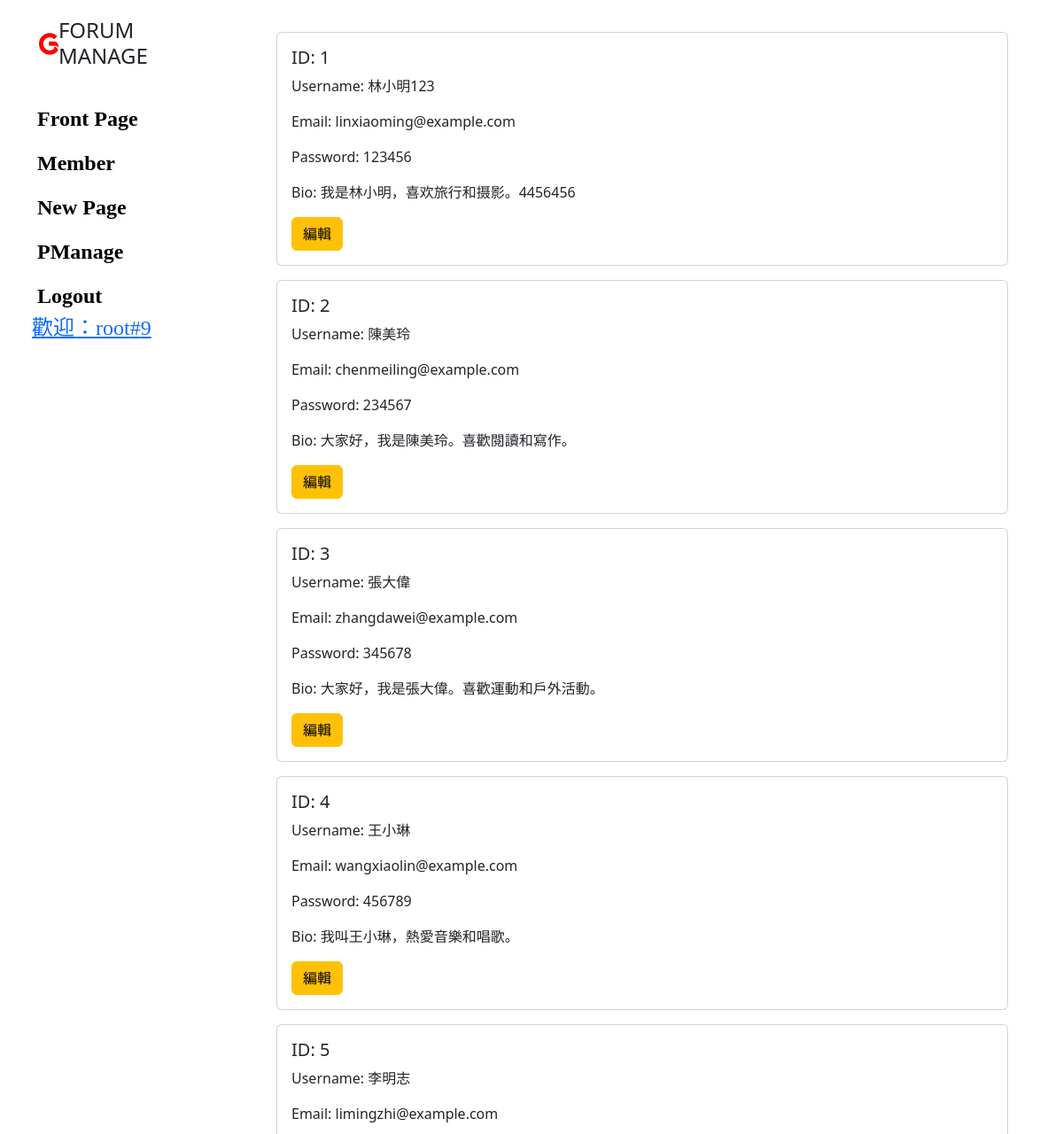
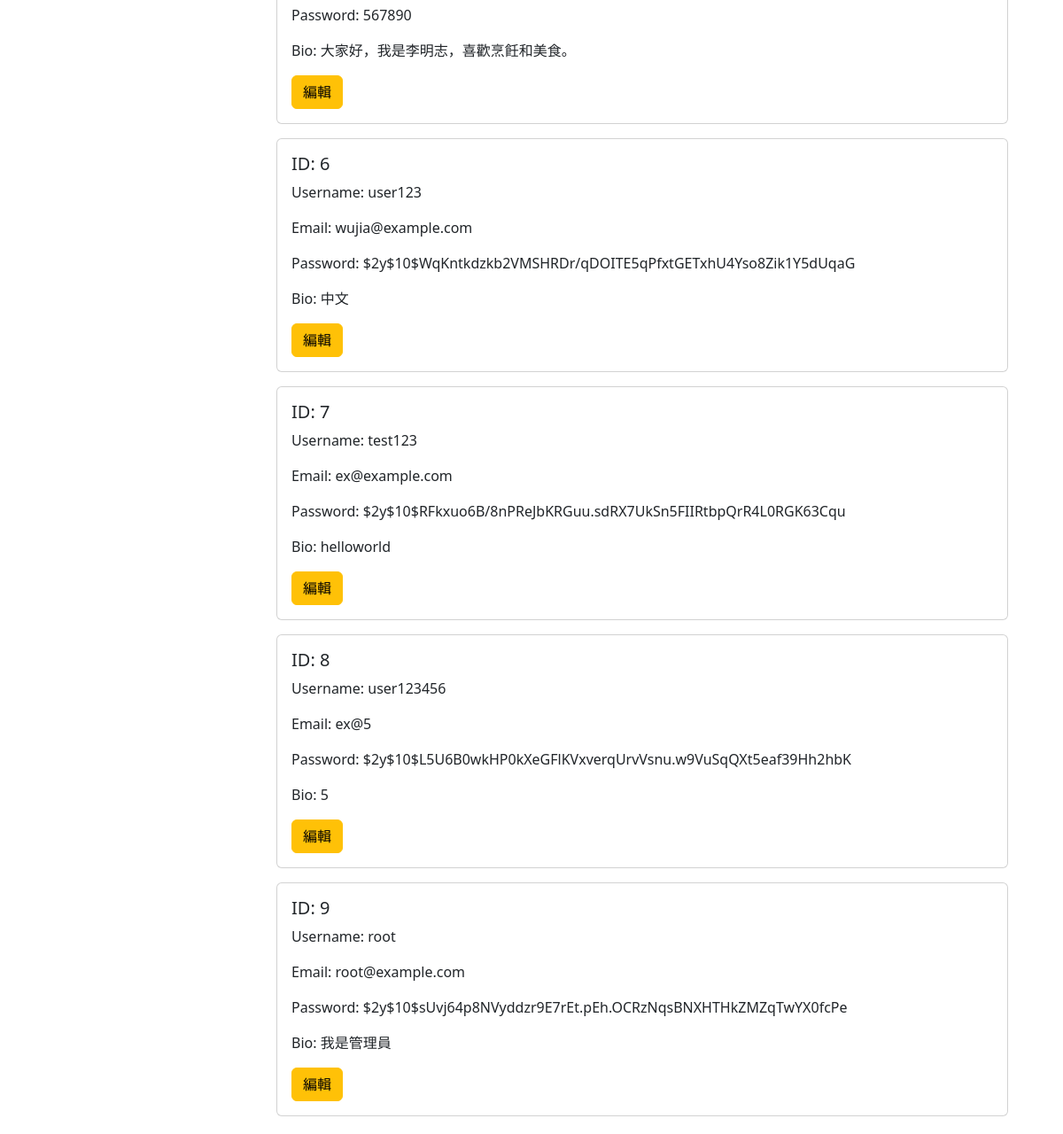
Page /Sql_Select.php (signed in) on the committed database (2 pictures, top to bottom).
### tables this page shows
CREATE TABLE `client` (
  `client_id` int(11) NOT NULL,
  `username` varchar(255) NOT NULL,
  `email` varchar(255) NOT NULL,
  `password` varchar(255) NOT NULL,
  `bio` text DEFAULT NULL
);

### Sql_Select.php (the view, shortened to what this page needs)
<link href="https://cdn.jsdelivr.net/npm/bootstrap@5.3.0/dist/css/bootstrap.min.css" rel="stylesheet">
<?php
require_once "Sql_Login.php";
require_once "cdn.php";
try {
    $sql = "SELECT * FROM client";
    $stmt = $pdo->query($sql);
    $stmt->execute();
    $results = $stmt->fetchAll(PDO::FETCH_ASSOC);
} catch (PDOException $e) {
    die("Error: " . $e->getMessage());
}
?>
<div class="container">
    <div class="sidebar">
        <h4 class="mb-4 text-dark">
            <i class="fa-brands fa-gofore fs-3 mt-3 ps-4" style="color:red"></i>
            FORUM MANAGE
        </h4>
        <ul class="nav flex-column">
        <li class="nav-item ">
                    <a class="nav-link" href="login.php ">
                        Front Page
                    </a>
                </li>
                <li class="nav-item">
                    <a class="nav-link" href="Sql_Select.php">
                        Member
                    </a>
                </li>
                <li class="nav-item">
                    <a class="nav-link" href="page_insert.php">
                        New Page
                    </a>
                </li>
                <li class="nav-item">
                    <a class="nav-link" href="page_Select.php">
                        PManage
                    </a>
                </li>
                <li class="nav-item">
                    <a class="nav-link" href="logout.php?logout=true">
                        Logout
                    </a>
                </li>
            <li class="nav-item">
                <a class="">
                    <?php
                    if (isset($_SESSION['username'], $_SESSION['id'])) {
                        $username = $_SESSION['username'];
                        $id = $_SESSION['id'];
                    ?><a class="animated-text ms-3">
                            <?php echo "歡迎：" . $username . "#" . $id . "<br>"; ?>
                        </a>
                    <?php } else {
                        echo "未登入";
                    }
                    ?>
                </a>
            </li>
        </ul>
    </div>
    <div class="content">
        <?php
        foreach ($results as $row) : ?>
            <div class="card mt-3">
                <div class="card-body">
                    <h5 class="card-title">ID:
                        <?php echo $row['client_id']; ?>
                    </h5>
                    <p class="card-text">Username:
                        <?php echo $row['username']; ?>
                    </p>
                    <p class="card-text">Email:
                        <?php echo $row['email']; ?>
                    </p>
                    <p class="card-text">Password:
                        <?php echo $row['password']; ?>
                    </p>
                    <p class="card-text">Bio:
                        <?php echo $row['bio']; ?>
                    </p>
                    <a href="edit.php?id=<?php echo $row["client_id"] ?>" class="btn btn-warning">編輯
                    </a>
                </div>
            </div>
        <?php endforeach; ?>
    </div>
</div>

### css/index2.css (style rules this page uses)
@media (min-width: 992px) { .sidebar { margin-left: 0; } }
@media (min-width: 992px) { .content { width: calc(100% - 250px); } }
h4 { display: flex; justify-content: center; }
.sidebar { position: fixed; top: 0; left: 0; height: 100vh; width: 250px; padding: 20px; }
.content { margin-left: 250px; padding: 20px; }
.text-dark { color: white; }
.nav-link { color: rgb(0, 0, 0); font-weight: bold; border: 1px solid white; margin: 5px; border-radius: 10px; }
.nav-item { width: 200px; height: 50px; position: relative; font-size: 24px; }
.nav-item a { display: block; width: 100%; position: relative; font-family: "Press Start 2P"; z-index: 1; }
.animated-text { animation: textAnimation 1s infinite; }
:root { --primary: #0d6efd; --table-padding: 8px; }

### rows in the picture
client: client_id "1", username "林小明123", email "linxiaoming@example.com", password "123456", bio "我是林小明，喜欢旅行和摄影。4456456"
client: client_id "2", username "陳美玲", email "chenmeiling@example.com", password "234567", bio "大家好，我是陳美玲。喜歡閱讀和寫作。"
client: client_id "3", username "張大偉", email "zhangdawei@example.com", password "345678", bio "大家好，我是張大偉。喜歡運動和戶外活動。"
client: client_id "4", username "王小琳", email "wangxiaolin@example.com", password "456789", bio "我叫王小琳，熱愛音樂和唱歌。"
client: client_id "5", username "李明志", email "limingzhi@example.com", password "567890", bio "大家好，我是李明志，喜歡烹飪和美食。"
client: client_id "6", username "user123", email "wujia@example.com", password "$2y$10$WqKntkdzkb2VMSHRDr/qDOITE5qPfxtGETxhU4Yso8Zik1Y5dUqaG", bio "中文"
client: client_id "7", username "test123", email "ex@example.com", password "$2y$10$RFkxuo6B/8nPReJbKRGuu.sdRX7UkSn5FIIRtbpQrR4L0RGK63Cqu", bio "helloworld"
client: client_id "8", username "user123456", email "ex@5", password "$2y$10$L5U6B0wkHP0kXeGFlKVxverqUrvVsnu.w9VuSqQXt5eaf39Hh2hbK", bio "5"
client: client_id "9", username "root", email "root@example.com", password "$2y$10$sUvj64p8NVyddzr9E7rEt.pEh.OCRzNqsBNXHTHkZMZqTwYX0fcPe", bio "我是管理員"

### other values in the picture
$username "root"
$id "9"
